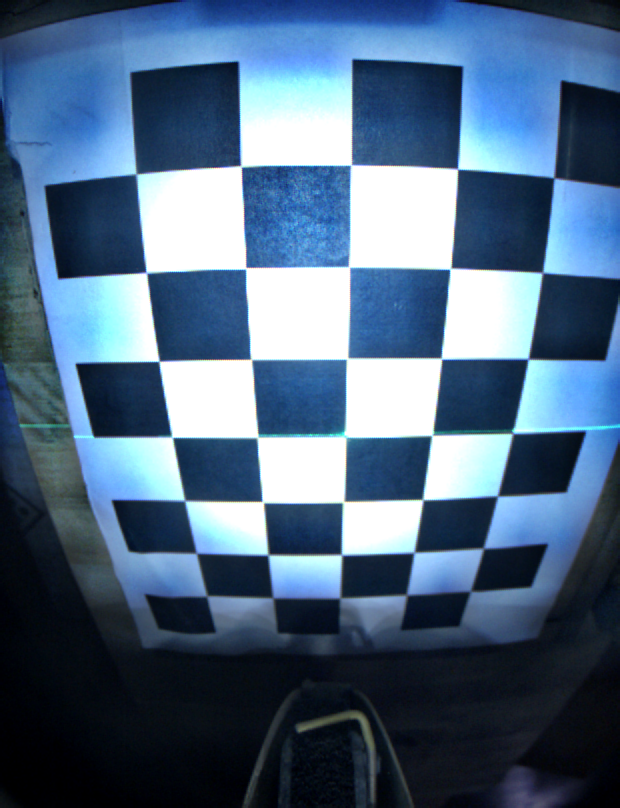
#> input picture CameraClibration/Images/image_sensorid_1_frame_43389_ts_1663090741.2430.png, 620 x 808 px, found by its file name
$ python Centerpoint.py
#> lines starting #> are read from the running program, lines starting #| are printed output that depends on the picture; after the words box and inside, x2 and y2 are one past the last pixel; in counts of white or black regions, pixels touching at a corner belong together
import cv2
import numpy as np

img = cv2.imread(r'D:\Furrow Vision\PythonProject_Furrow\CameraClibration\Images'
                 r'\image_sensorid_1_frame_43389_ts_1663090741.2430.png')
#> img is the input picture: shape (808, 620, 3); mean B, G, R 129.3, 103.1, 78.3

# get image height, width
(h, w) = img.shape[:2]
#> h = 808; w = 620

# calculate the center of the image
center = (w / 2, h / 2)
#> center = (310, 404)
scale = 1.0

# Perform the counter clockwise rotation holding at the center
# 90 degrees
M = cv2.getRotationMatrix2D(center, 180, scale)
img = cv2.warpAffine(img, M, (w, h))
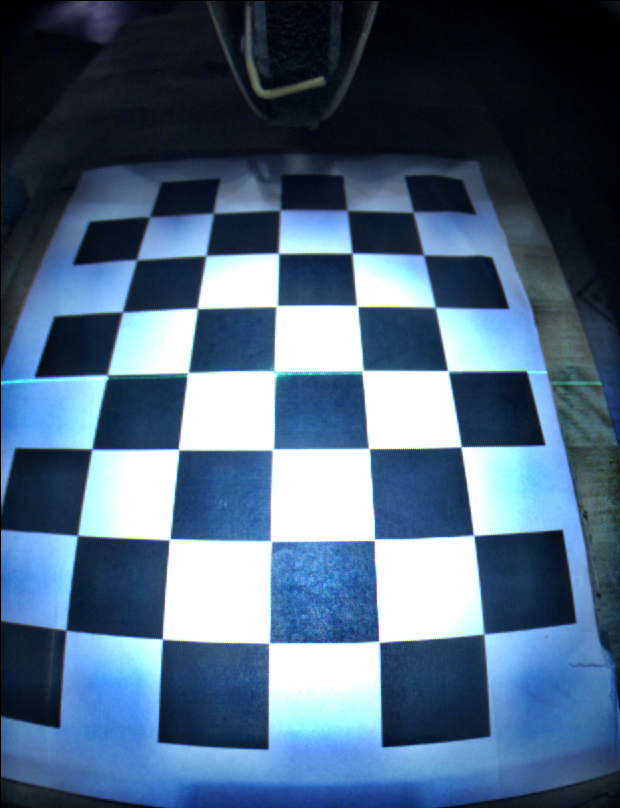
#> img: shape (808, 620, 3); mean B, G, R 129.2, 103, 78.2
# img = cv2.rotate(img, cv2.ROTATE_180)
lower_red_mask1 = np.array([80, 0, 252])
upper_red_mask1 = np.array([94, 91, 255])

mask_size = 5

hsv = cv2.cvtColor(img, cv2.COLOR_BGR2HSV)
#> hsv: shape (808, 620, 3); mean H, S, V 92.1, 131.2, 129.4

mask_1 = cv2.inRange(hsv, lower_red_mask1, upper_red_mask1)
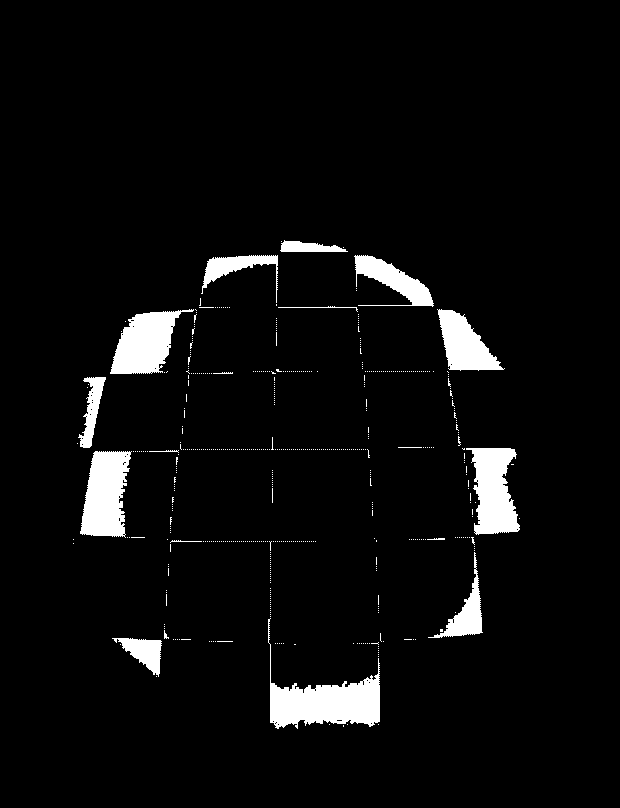
#> mask_1: shape (808, 620); 4.7% white; 545 white regions (527 under 20 px), largest, box (x1, y1, x2, y2) and area: (268, 618, 380, 729) 4401, (80, 451, 132, 538) 3258, (466, 448, 520, 535) 3096
mask = cv2.morphologyEx(mask_1, cv2.MORPH_OPEN, np.ones((mask_size, mask_size), np.uint8))
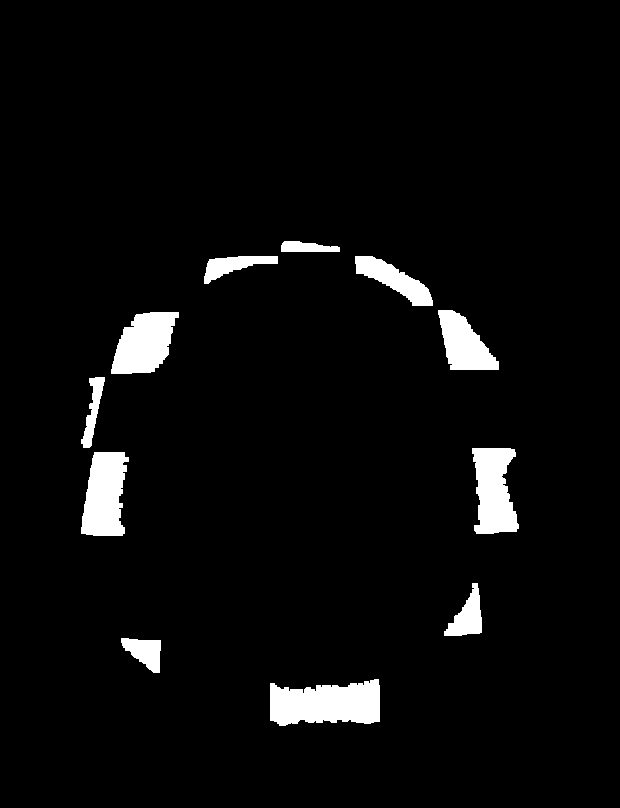
#> mask: shape (808, 620); 4.2% white; 11 white regions, largest, box (x1, y1, x2, y2) and area: (270, 679, 380, 726) 4079, (81, 452, 129, 536) 3063, (472, 448, 519, 534) 2983
# # convert to grayscale
# gray = cv2.cvtColor(img, cv2.COLOR_BGR2GRAY)
# gray = 255 - gray
#
# # threshold
# thresh = cv2.adaptiveThreshold(gray, 255, cv2.ADAPTIVE_THRESH_MEAN_C, cv2.THRESH_BINARY, 13, 3)
# thresh = 255 - thresh
#
# # apply close to connect the white areas
# kernel = np.ones((3, 3), np.uint8)
# morph = cv2.morphologyEx(thresh, cv2.MORPH_OPEN, kernel)
# kernel = np.ones((1, 9), np.uint8)
# morph = cv2.morphologyEx(morph, cv2.MORPH_CLOSE, kernel)

# apply canny edge detection
edges = cv2.Canny(mask_1, 150, 200)
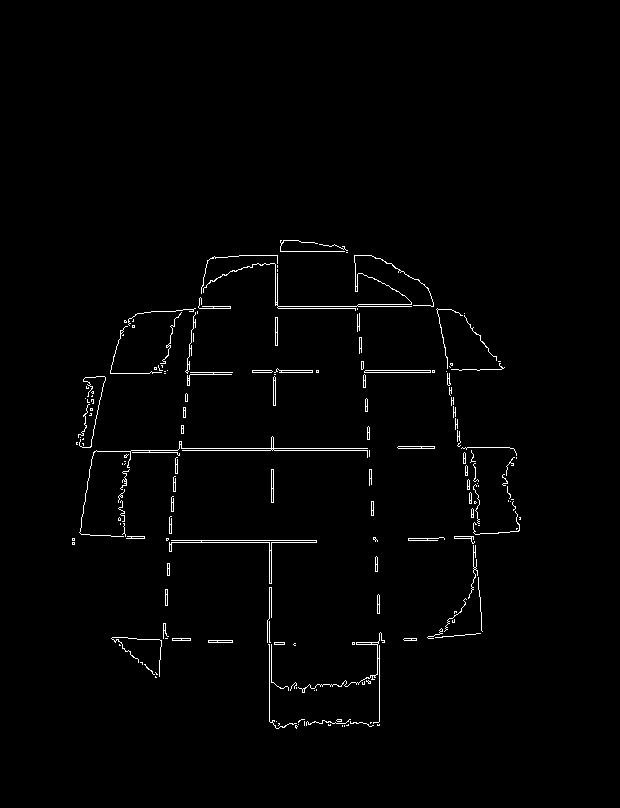
#> edges: shape (808, 620); 1.3% white in thin lines or dots, all inside (x1, y1, x2, y2) = (72, 240, 521, 729)

# get hough lines
result = img.copy()
lines = cv2.HoughLines(edges, 1, np.pi / 180, 50)
#> lines = 141 rows, first 8: [450, 1.57], [448, 1.57], [281, 0.0175], [372, 1.57], [453, 1.55], [540, 1.57], [269, 0], [306, 1.57]
# Draw line on the image
for rho, theta in lines[0]:
    a = np.cos(theta)
    b = np.sin(theta)
    x0 = a * rho
    y0 = b * rho
    x1 = int(x0 + 1000 * (-b))
    y1 = int(y0 + 1000 * (a))
    x2 = int(x0 - 1000 * (-b))
    y2 = int(y0 - 1000 * (a))
    cv2.line(result, (x1, y1), (x2, y2), (0, 0, 255), 1)
#> this loop made 1 pass
#> (rho, theta, a, b, x0, y0, x1, y1) on pass 1: (450, 1.57, -4.37e-08, 1, -1.97e-05, 450, -1000, 449)
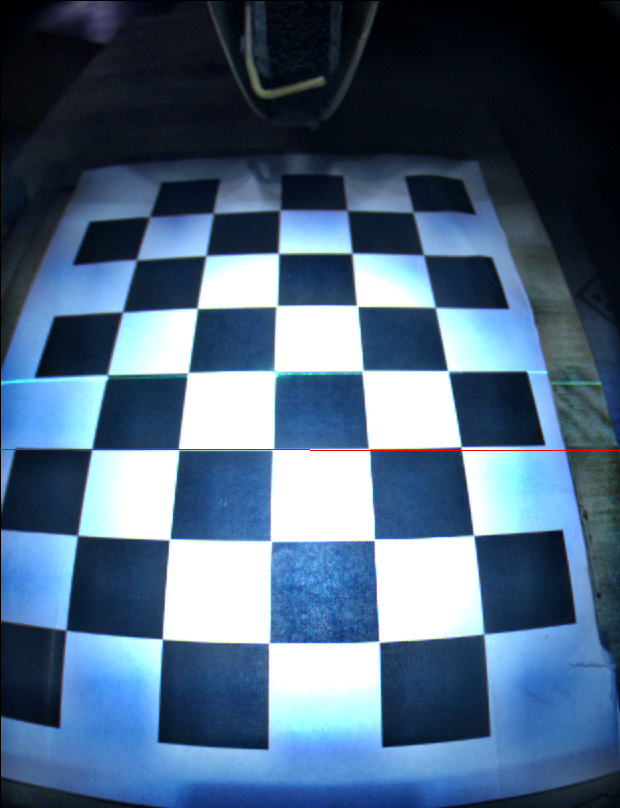
#> result: shape (808, 620, 3); 0.12% of pixels changed, all inside (x1, y1, x2, y2) = (0, 449, 620, 451)

x_mid = int((img.shape[1])/2)
#> x_mid = 310
y_mid = int(np.floor(y0))
#> y_mid = 450
cv2.circle(result, (x_mid, y_mid), radius=3, color=(0, 0, 255), thickness=-1)
#> result: shape (808, 620, 3); under 0.01% of pixels changed, all inside (x1, y1, x2, y2) = (307, 447, 313, 454)
cv2.circle(result, (310, 378), radius=3, color=(0, 255, 255), thickness=-1)
#> result: shape (808, 620, 3); mean B, G, R 128.9, 102.8, 78.4
print(f'Center Point in image with respect to the line = [{x_mid},{y_mid}]')
#| Center Point in image with respect to the line = [310,450]
# [10 lines of commented-out code are left out]
cv2.imshow("result", result)
cv2.waitKey(0)
cv2.destroyAllWindows()

# 310,378 was assumed to the final center point of the GPS
